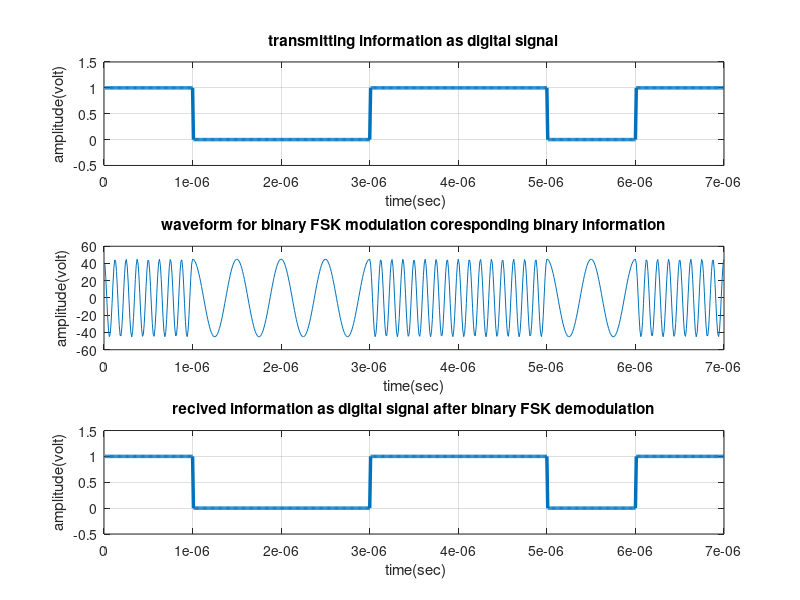

MATLAB code for this plot:
%>>>>>>>>> MATLAB code for binary FSK modulation and de-modulation >>>>>>>%
clc;
clear all;
close all;
x=[ 1 0 0 1 1 0 1]; % Binary Information
bp=.000001; % bit period
disp(' Binary information at Trans mitter :');
disp(x);
%XX representation of transmitting binary information as digital signal XXX
bit=[];
for n=1:1:length(x)
if x(n)==1;
se=ones(1,100);
else x(n)==0;
se=zeros(1,100);
end
bit=[bit se];
end
t1=bp/100:bp/100:100*length(x)*(bp/100);
subplot(3,1,1);
plot(t1,bit,'lineWidth',2.5);grid on;
axis([ 0 bp*length(x) -.5 1.5]);
ylabel('amplitude(volt)');
xlabel(' time(sec)');
title('transmitting information as digital signal');
%XXXXXXXXXXXXXXXXXXXXXXX Binary-FSK modulation XXXXXXXXXXXXXXXXXXXXXXXXXXX%
A=45; % Amplitude of carrier signal
br=1/bp; % bit rate
f1=br*8; % carrier frequency for information as 1
f2=br*2; % carrier frequency for information as 0
t2=bp/99:bp/99:bp;
ss=length(t2);
m=[];
for (i=1:1:length(x))
if (x(i)==1)
y=A*cos(2*pi*f1*t2);
else
y=A*cos(2*pi*f2*t2);
end
m=[m y];
end
t3=bp/99:bp/99:bp*length(x);
subplot(3,1,2);
plot(t3,m);
xlabel('time(sec)');
ylabel('amplitude(volt)');
title('waveform for binary FSK modulation coresponding binary information');
%XXXXXXXXXXXXXXXXXXXX Binary FSK demodulation XXXXXXXXXXXXXXXXXXXXXXXXXXXXX
mn=[];

for n=ss:ss:length(m)
t=bp/99:bp/99:bp;
y1=cos(2*pi*f1*t); % carrier siignal for information 1
y2=cos(2*pi*f2*t); % carrier siignal for information 0
mm=y1.*m((n-(ss-1)):n);
mmm=y2.*m((n-(ss-1)):n);
t4=bp/99:bp/99:bp;
z1=trapz(t4,mm) % intregation
z2=trapz(t4,mmm) % intregation
zz1=round(2*z1/bp)
zz2= round(2*z2/bp)
if(zz1>A/2) % logic lavel= (0+A)/2 or (A+0)/2 or 2.5 ( in this case)
a=1;
else(zz2>A/2)
a=0;
end
mn=[mn a];
end
disp(' Binary information at Reciver :');
disp(mn);
%XXXXX Representation of binary information as digital signal which achived
%after demodulation XXXXXXXXXXXXXXXXXXXXXXXXXXXXXXXXXXXXXXXXXXXXXXXXXXXXXXX
bit=[];
for n=1:length(mn);
if mn(n)==1;
se=ones(1,100);
else mn(n)==0;
se=zeros(1,100);
end
bit=[bit se];
end
t4=bp/100:bp/100:100*length(mn)*(bp/100);
subplot(3,1,3)
plot(t4,bit,'LineWidth',2.5);grid on;
axis([ 0 bp*length(mn) -.5 1.5]);
ylabel('amplitude(volt)');
xlabel(' time(sec)');
title('recived information as digital signal after binary FSK demodulation');
%>>>>>>>>>>>>>>>>>>>>>>>>>> end of program >>>>>>>>>>>>>>>>>>>>>>>>>>>>>>%